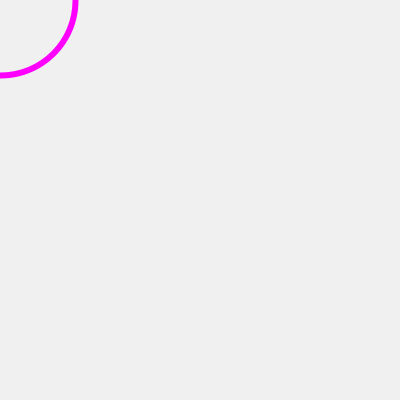
Frame 1 (no input)
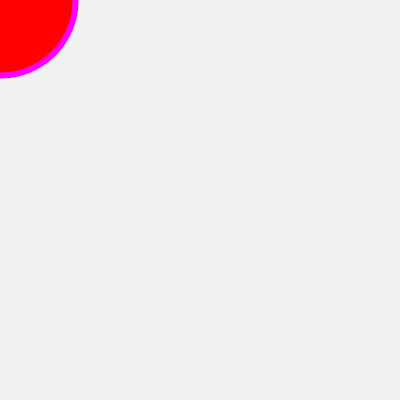
Frame 60 (the mouse pressed at the canvas centre just before this capture)
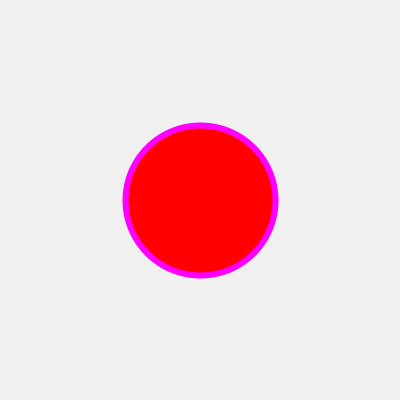
Frame 120 (the mouse held since frame 60 and released just before this capture)

The Processing sketch that drew these frames (run headless with seeded random() and noise(); from frame 60 on, the mouse is pressed at the canvas centre):

// Processing sketch: s0701OperadoresIF__
// ── s0701OperadoresIF__.pde
// UDD - Expresión Digital II
// s0701OperadoresIF&&||

float s1, s2, s3;
color c1, c2, c3, c4;
boolean b;

void setup() {
  size(400, 400);
  b = false;
  //valores de stroke
  s1 = 6;
  s2 = 12;

  //valores de colores
  c1 = color(255, 0, 255);
  c2 = color(255, 255, 0);
  c4 = color(255,0);

  //asignación de valores a variable específica
  s3 = s1;
  //asignación de valores a variable específica
  c3 = c1;
}

void draw() {
  background(240);

  //elemento a dibujar
  strokeWeight(s3);
  stroke(c3);
  fill(c4);
  ellipse(mouseX, mouseY, 150, 150);

  if (mouseX > width/2) {
    c3 = color(0, 150, 255);
  } else {
    c3 = c1;
  }

  if((mouseX > width/2) || (b == true)){
    c4 = color(255, 0, 200);
  } else {
    c3 = c1;
    c4 = color(255, 0, 0);
    
  }
}

void keyPressed() {
  if (key == ' ') {
    b =! b;
  }
}

//codetime: 
//un programa que disminuya el diametro a la mitad en una mitad del canvas
// pero que aumente de a 5 al apretar space bar en esta mitad
